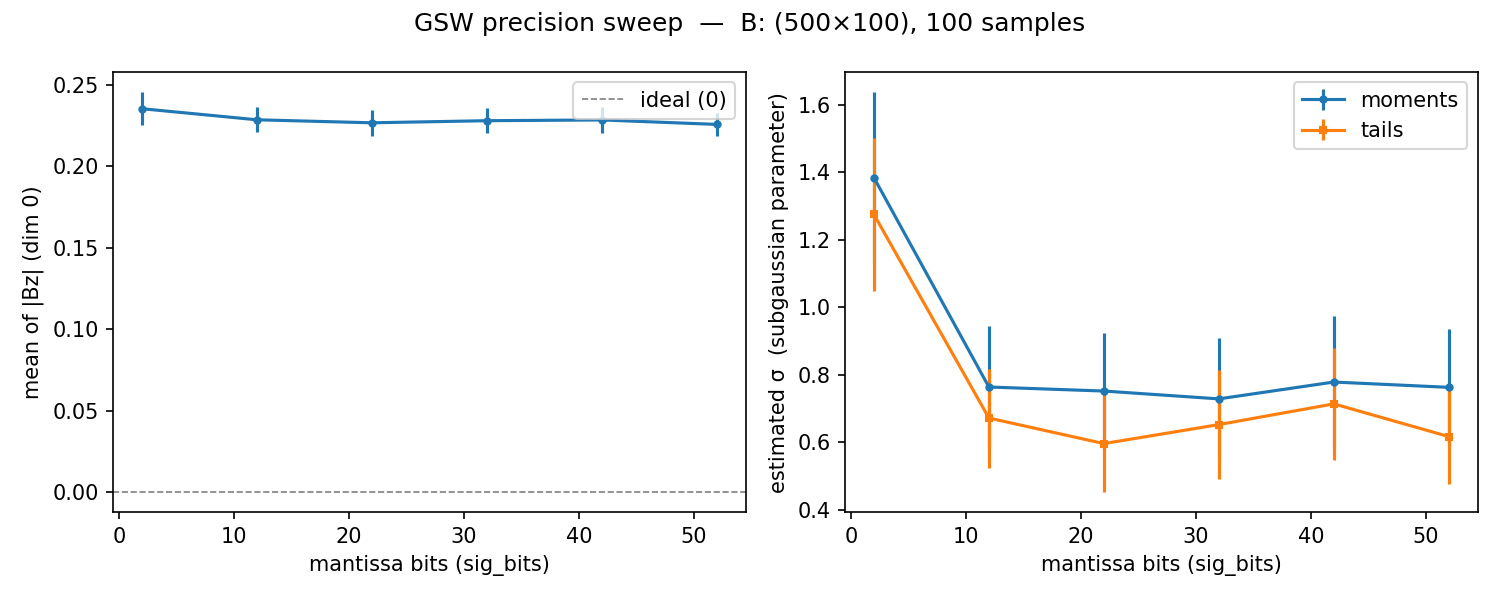

Recreate this plot in Python.
import os
os.environ.setdefault("chop_backend", "numpy")
# single-threaded BLAS so parallel rollout workers don't oversubscribe the cores
for _v in ("OPENBLAS_NUM_THREADS", "OMP_NUM_THREADS", "MKL_NUM_THREADS"):
    os.environ.setdefault(_v, "1")

import matplotlib
matplotlib.use("Agg")  # non-interactive: save figures, never pop up a window
import matplotlib.pyplot as plt
import numpy as np
from tqdm import tqdm

import rollouts


def _test_directions(B: np.ndarray, num_random: int = 20) -> np.ndarray:
    """Unit test directions in R^m: random + top left singular vectors of B."""
    m = B.shape[0]
    random_dirs = np.random.standard_normal((num_random, m))
    random_dirs /= np.linalg.norm(random_dirs, axis=1, keepdims=True)
    U, _, _ = np.linalg.svd(B, full_matrices=False)
    k = min(U.shape[1], 10)
    svd_dirs = U[:, :k].T  # shape (k, m)
    return np.vstack([random_dirs, svd_dirs])  # shape (num_random + k, m)


def _subgaussian_sigma(vals: np.ndarray) -> tuple[float, float]:
    """
    Estimate the subgaussian parameter sigma two ways.

    Moment estimate: tightest lower bound across k=1,2,3 from
        sigma >= (E[X^{2k}] / (2k-1)!!)^{1/(2k)}

    Tail estimate: invert the tail bound P(|X|>t) <= 2 exp(-t^2/(2 sigma^2))
    at every empirical order statistic and take the max over the upper fifth.
    """
    N = len(vals)
    sigma_mom = max(
        np.mean(vals ** 2) ** 0.5,           # k=1, (2k-1)!! = 1
        (np.mean(vals ** 4) / 3) ** 0.25,    # k=2, (2k-1)!! = 3
        (np.mean(vals ** 6) / 15) ** (1/6),  # k=3, (2k-1)!! = 15
    )

    abs_sorted = np.sort(np.abs(vals))[::-1]          # descending order stats
    ranks = np.arange(1, N + 1, dtype=float)
    with np.errstate(divide='ignore', invalid='ignore'):
        sigma_candidates = abs_sorted / np.sqrt(2 * np.log(2 * N / ranks))
    # only look at the upper tail (top 20%) to avoid log≈0 instability near median
    sigma_tail = float(np.nanmax(sigma_candidates[: max(1, N // 5)]))

    return sigma_mom, sigma_tail


def precision_sweep(m: int, n: int, num_samples: int = 10000, *, workers: int | None = None) -> None:
    """Sweep mantissa bits 2–52; plot mean of Bz (dim 0) and subgaussianity.

    workers: number of processes for the Monte-Carlo rollouts (default ≈ physical cores;
    pass workers=1 to run serially).
    """
    u = np.random.randn(m); u /= np.linalg.norm(u)
    epsilon = 1 / np.sqrt(m)
    B = u[:, None] + epsilon * np.random.randn(m, n)
    B /= np.linalg.norm(B, axis=0)

    # B = np.random.standard_normal((m, n))
    # B[:, 0] *= 10
    # B /= np.linalg.norm(B, axis=0, keepdims=True)

    # B = np.eye(m)

    sig_range = range(2, 53, 10)
    mean_discrepancies = []
    mean_discrepancy_errs = []
    sigma_moms  = []
    sigma_mom_errs  = []
    sigma_tails = []
    sigma_tail_errs = []

    directions = _test_directions(B)  # (D, m)

    for sig_bits in tqdm(sig_range, desc="sig_bits"):
        bz_means, projections = rollouts.run_samples(
            B, directions, num_samples,
            sig_bits=None if sig_bits == 52 else sig_bits,
            noise_std=2**(-32), workers=workers,
        )
        abs_bz = np.abs(bz_means)
        mean_discrepancies.append(abs_bz.mean())
        mean_discrepancy_errs.append(abs_bz.std())

        # Max subgaussian parameter over all test directions
        mom_list = []
        tail_list = []
        for proj in projections:
            sm, st = _subgaussian_sigma(proj)
            mom_list.append(sm)
            tail_list.append(st)
        sigma_moms.append(max(mom_list))
        sigma_mom_errs.append(np.std(mom_list))
        sigma_tails.append(max(tail_list))
        sigma_tail_errs.append(np.std(tail_list))

    sig_list = list(sig_range)
    fig, (ax_disc, ax_sg) = plt.subplots(1, 2, figsize=(10, 4))
    fig.suptitle(f"GSW precision sweep  —  B: ({m}×{n}), {num_samples} samples")

    ax_disc.errorbar(sig_list, mean_discrepancies, yerr=mean_discrepancy_errs, marker="o", markersize=3)
    ax_disc.set_xlabel("mantissa bits (sig_bits)")
    ax_disc.set_ylabel("mean of |Bz| (dim 0)")
    ax_disc.axhline(0.0, color="gray", linestyle="--", linewidth=0.8, label="ideal (0)")
    ax_disc.legend()

    ax_sg.errorbar(sig_list, sigma_moms,  yerr=sigma_mom_errs,  marker="o", markersize=3, label="moments")
    ax_sg.errorbar(sig_list, sigma_tails, yerr=sigma_tail_errs, marker="s", markersize=3, label="tails")
    ax_sg.set_xlabel("mantissa bits (sig_bits)")
    ax_sg.set_ylabel("estimated σ  (subgaussian parameter)")
    ax_sg.legend()

    fig.tight_layout()
    fig.savefig("precision_sweep.png", dpi=150)
    plt.close(fig)
    print("saved precision_sweep.png")


if __name__ == "__main__":
    precision_sweep(m=500, n=100, num_samples=10000)
